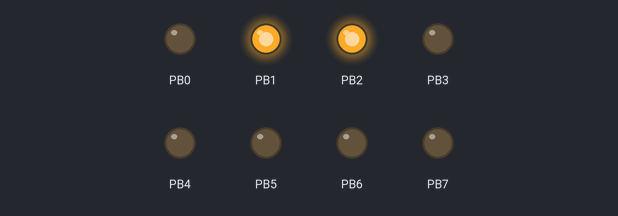
Simulated run of this program. Board: ATmega8, built with avr-gcc and emulated at 8 MHz. Shown: output pins drawn as LEDs (lit = HIGH). At 0.0 s the program stops and its outputs stay as they are.

Above: at 0.1 s.
Timing chart, 0 to 1.5 s (numbered marks = the images above):
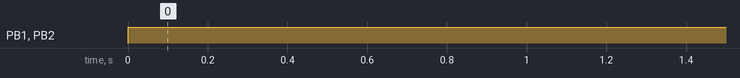

The program:

main.c
```c
/*
 * main.c
 *
 *  Created on: Jun 14, 2015
 *      Author: karsten
 */


/* Alle Zeichen zwischen Schrägstrich-Stern
   und Stern-Schrägstrich sind Kommentare */

// Zeilenkommentare sind ebenfalls möglich
// alle auf die beiden Schrägstriche folgenden
// Zeichen einer Zeile sind Kommentar

#include <avr/io.h>          // (1)

int main (void) {            // (2)

   DDRB  = 0xFF;             // (3)
   PORTB = (1<<PB1) | (1<<PB2);             // (4)

   while(1) {                // (5)
     /* "leere" Schleife*/   // (6)
   }                         // (7)

   /* wird nie erreicht */
   return 0;                 // (8)
}
```

Measured:
- by itself, PB1, PB2: LOW → HIGH at 0.00 s
